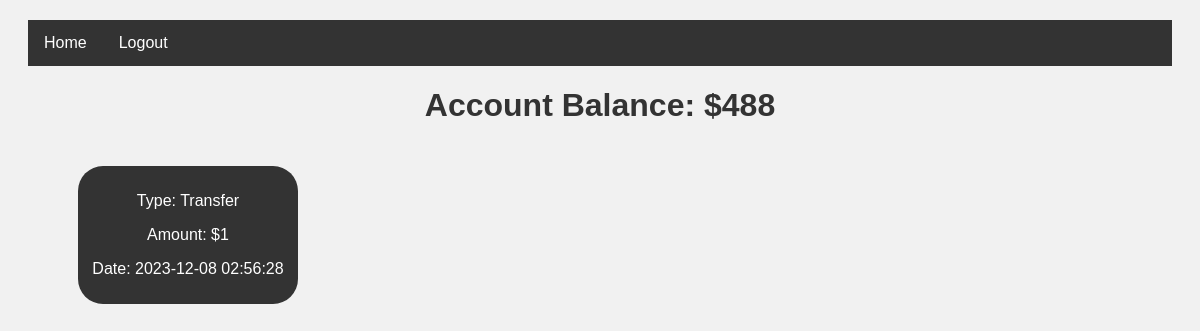
Page /status/ (signed in) on the earlier database version.
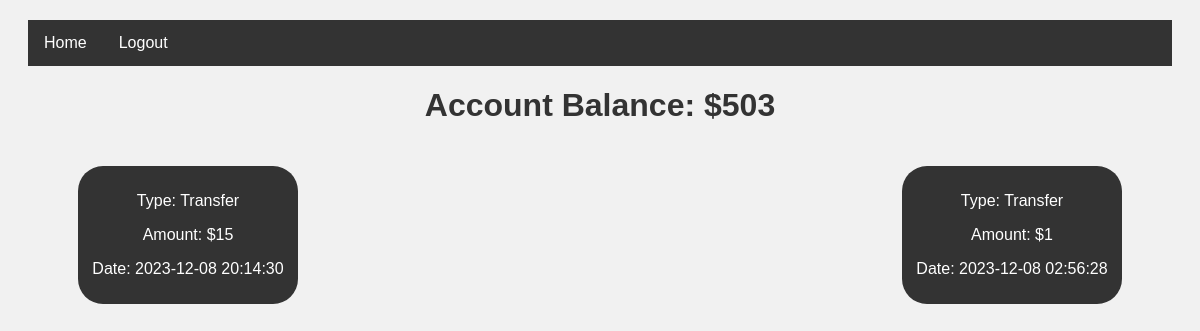
Same page on the later database version.
### app1/models.py (models this page shows, shortened)
class Bank_Account(models.Model):
    owner=models.ForeignKey(User,on_delete=models.CASCADE)
    balance=models.IntegerField()
    movements=models.ManyToManyField(Movement,blank=True)

class Movement(models.Model):
    money=models.IntegerField()
    Type_Movement=models.CharField(max_length=50)
    Date=models.DateTimeField(default=timezone.now)

### app1/views.py (the view)
# urls.py: path('status/',views.status,name='status'),
def status(request):
    Usser_Account=Bank_Account.objects.get(owner=request.user)
    Movements=Usser_Account.movements.all().order_by('-Date')
    context={
        'user':Usser_Account,
        'movements':Movements,
    }
    return render(request,'status.html',context)

### app1/templates/status.html (shortened to what this page needs)
<!DOCTYPE html>
<html>
<head>
</head>
<body>
    {% include 'navbar.html' %}
    <h1>Account Balance: ${{ user.balance }}</h1>
    <div class="movements">
        {% if movements %}
            {% for movement in movements %}
                <a class="movement" href="{% url 'info' movement.id %}">
                    <div >
                        <p>Type: {{movement.Type_Movement}}</p>
                        <p>Amount: ${{ movement.money }}</p>
                        <p>Date: {{ movement.Date|date:"Y-m-d H:i:s" }}</p>
                    </div>
                </a>
            {% endfor %}
        {% else %}
        <div class="h2_box">
            <h2>No Movements</h2>
        </div>
        {% endif %}
    </div>
</body>
</html>

Differences in the rows shown:
changed Bank_Account: balance "488" → "503"
added Movement: Type_Movement "Transfer", money "15", Date "2023-12-08 20:14:30"
